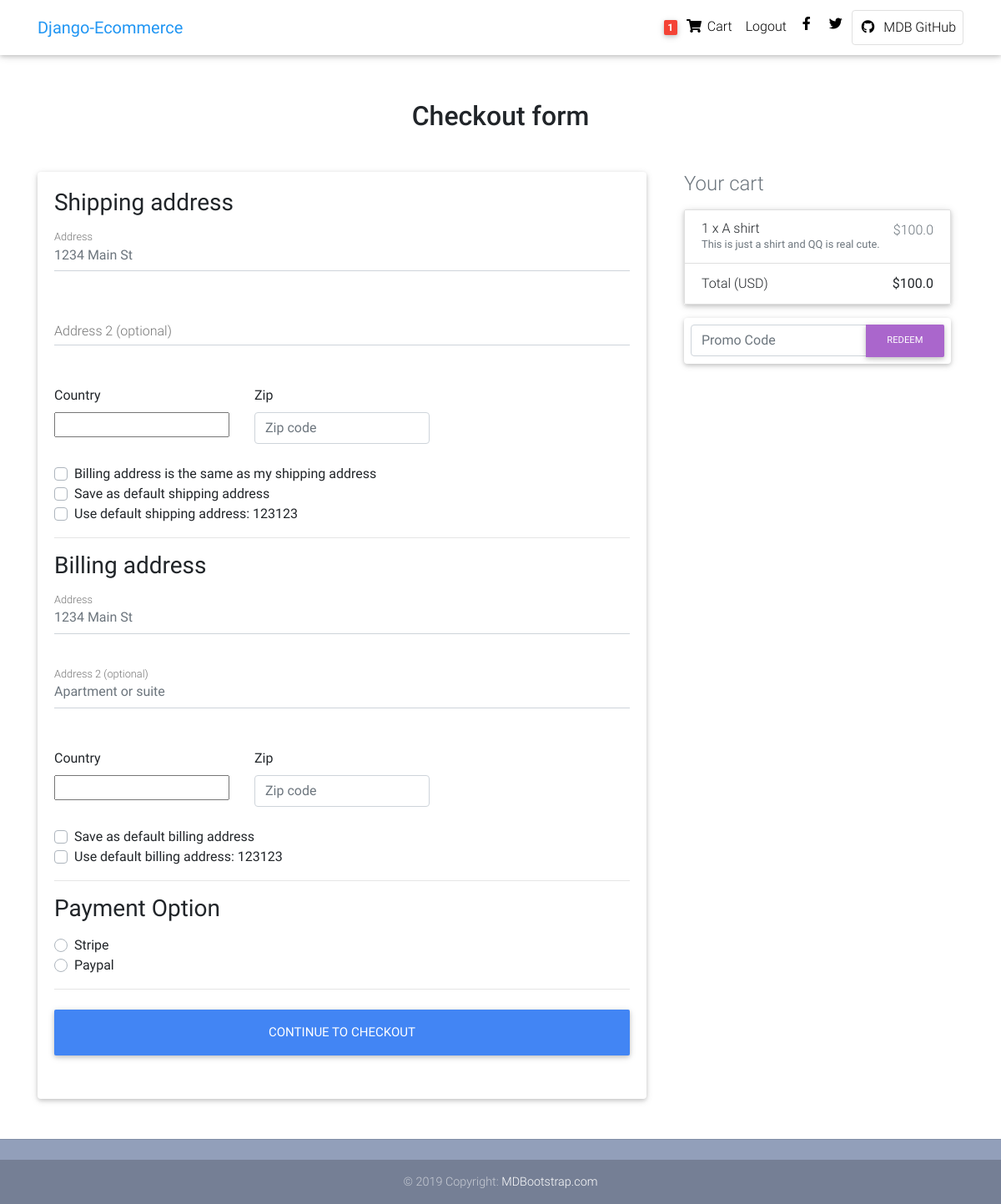
Screenshot of /checkout/ (signed in) with the database file from the repository.
### core/models.py (models this page shows, shortened)
class Order(models.Model):
    user = models.ForeignKey(settings.AUTH_USER_MODEL,
                             on_delete=models.CASCADE)
    ref_code = models.CharField(max_length=20)
    items = models.ManyToManyField(OrderItem)
    start_date = models.DateTimeField(auto_now_add=True)
    ordered = models.BooleanField(default=False)
    billing_address = models.ForeignKey(
        'Address', related_name='billing_address', on_delete=models.SET_NULL, blank=True, null=True)
    shipping_address = models.ForeignKey(
        'Address', related_name='shipping_address', on_delete=models.SET_NULL, blank=True, null=True)
    payment = models.ForeignKey(
        'Payment', on_delete=models.SET_NULL, blank=True, null=True)
    coupon = models.ForeignKey('Coupon', on_delete=models.SET_NULL, blank=True, null=True)
    being_delivered = models.BooleanField(default=False)
    received = models.BooleanField(default=False)
    refund_requested = models.BooleanField(default=False)
    refund_granted = models.BooleanField(default=False)
    '''
    1. Item added to cart
    2. Adding a billing address
    (Failed checkout)
    3. Payment
    (Preprocessing, processing, packaging etc.)
    4. Being delivered
    5. Received
    6. Refunds
    '''
    def get_total(self):
        total = 0
        for order_item in self.items.all():
            total += order_item.get_final_price()
        if self.coupon:
            total -= self.coupon.amount
        return total

class Address(models.Model):
    user = models.ForeignKey(settings.AUTH_USER_MODEL,
                             on_delete=models.CASCADE)
    street_address = models.CharField(max_length=100)
    apartment_address = models.CharField(max_length=100)
    country = CountryField(multiple=False)
    zip = models.CharField(max_length=100)
    address_type = models.CharField(max_length=1, choices=ADDRESS_CHOICES)
    default = models.BooleanField(default=False)
    class Meta:
        verbose_name_plural = 'Addresses'

class OrderItem(models.Model):
    user = models.ForeignKey(settings.AUTH_USER_MODEL,
                             on_delete=models.CASCADE)
    ordered = models.BooleanField(default=False)
    item = models.ForeignKey(Item, on_delete=models.CASCADE)
    quantity = models.IntegerField(default=1)
    def get_total_item_price(self):
        return self.quantity * self.item.price
    def get_final_price(self):
        if self.item.discount_price:
            return self.get_total_discount_item_price()
        return self.get_total_item_price()

class Item(models.Model):
    title = models.CharField(max_length=100)
    price = models.FloatField()
    discount_price = models.FloatField(blank=True, null=True)
    category = models.CharField(choices=CATEGORY_CHOICES, max_length=2)
    label = models.CharField(choices=LABEL_CHOICES, max_length=2)
    slug = models.SlugField()
    description = models.TextField()
    image = models.ImageField()

### core/views.py (the view, shortened to what this page needs)
# urls.py: path('checkout/', CheckoutView.as_view(), name='checkout'),
class CheckoutView(View):
    template_name = "core/checkout.html"
    def get(self, *arg, **kwargs):
        try:
            order = Order.objects.get(user=self.request.user, ordered=False)
            form = CheckoutForm()
            context = {
                'form': form,
                'order': order,
                'couponform': CouponForm,
                'DISPLAY_COUPON_FORM': True,
            }
            shipping_address_qs = Address.objects.filter(
                user=self.request.user,
                address_type='S',
                default=True
            )
            if shipping_address_qs.exists():
                context.update({'default_shipping_address': shipping_address_qs[0]})
            billing_address_qs = Address.objects.filter(
                user=self.request.user,
                address_type='B',
                default=True
            )
            if billing_address_qs.exists():
                context.update({'default_billing_address': billing_address_qs[0]})
            return render(self.request, "core/checkout.html", context)
        except ObjectDoesNotExist:
            messages.info(self.request, "You do not have an activer order.")
            return redirect("core:checkout")

### core/forms.py
class CheckoutForm(forms.Form):
    shipping_address = forms.CharField(required=False)
    shipping_address2 = forms.CharField(required=False)
    shipping_country = CountryField(blank_label='(select country)').formfield(
        required=False,
        widget=CountrySelectWidget(attrs={
            'class': 'custom-select d-block w-100'
        })
    )
    shipping_zip = forms.CharField(required=False)
    billing_address = forms.CharField(required=False)
    billing_address2 = forms.CharField(required=False)
    billing_country = CountryField(blank_label='(select country)').formfield(
        required=False,
        widget=CountrySelectWidget(attrs={
            'class': 'custom-select d-block w-100'
        })
    )
    billing_zip = forms.CharField(required=False)
    same_billing_address = forms.BooleanField(required=False)
    set_default_shipping = forms.BooleanField(required=False)
    use_default_shipping = forms.BooleanField(required=False)
    set_default_billing = forms.BooleanField(required=False)
    use_default_billing = forms.BooleanField(required=False)
    payment_option = forms.ChoiceField(widget=forms.RadioSelect(), choices=PAYMENT_CHOICES)

### core/templatetags/cart_template_tags.py (called while the page is built)
@register.filter
def cart_item_count(user):
    if user.is_authenticated:
        qs = Order.objects.filter(user=user, ordered=False)
        if qs.exists():
            return qs[0].items.count()
    return 0

### core/templates/core/checkout.html (shortened to what this page needs)
{% extends 'core/base.html' %}
{% load crispy_forms_tags %}
{% block content %}
  <main>
    <div class="container wow fadeIn">
      <h2 class="my-5 h2 text-center">Checkout form</h2>
      <div class="row">
        <div class="col-md-8 mb-4">
          <div class="card">
            <form method='POST' class="card-body">
              <h3>Shipping address</h3>
              <div class="hideable_shipping_form">
                <div class="md-form mb-5">
                  <input type="text" placeholder="1234 Main St" id="shipping_address" name="shipping_address"class="form-control"/>
                  <label for="shipping_address" class="">Address</label>
                </div>
                <div class="md-form mb-5">
                  <input type="text" Bplaceholder="Apartment or suite" id="shipping_address2" name="shipping_address2" class="form-control"/>
                  <label for="shipping_address2" class="">Address 2 (optional)</label>
                </div>
                <div class="row">
                  <div class="col-lg-4 col-md-12 mb-4">
                    <label for="country">Country</label>
                    {{ form.shipping_country }}
                  </div>
                  <div class="col-lg-4 col-md-6 mb-4">
                    <label for="shipping_zip">Zip</label>
                    <input type="text" placeholder="Zip code" id="shipping_zip" name="shipping_zip" class="form-control"/>
                  </div>
                </div>
                <div class="custom-control custom-checkbox">
                  <label class="custom-control-label" for="same_billing_address">Billing address is the same as my shipping address</label>
                </div>
                <div class="custom-control custom-checkbox">
                  <label class="custom-control-label" for="set_default_shipping">Save as default shipping address</label>
                </div>
              </div>
              {% if default_shipping_address %}
              <div class="custom-control custom-checkbox">
                <label class="custom-control-label" for="use_default_shipping">Use default shipping address: {{ default_shipping_address.street_address|truncatechars:10 }}</label>
              </div>
              {% endif %}
              <hr>
              <h3>Billing address</h3>
              <div class="hideable_billing_form">
                <div class="md-form mb-5">
                <input type="text" placeholder="1234 Main St" id="billing_address" name="billing_address"class="form-control"/>
                  <label for="billing_address" class="">Address</label>
                </div>
                <div class="md-form mb-5">
                  <input type="text" placeholder="Apartment or suite" id="billing_address2" name="billing_address2" class="form-control"/>
                  <label for="billing_address2" class="">Address 2 (optional)</label>
                </div>
                <div class="row">
                  <div class="col-lg-4 col-md-12 mb-4">
                    <label for="billing_country">Country</label>
                    {{ form.billing_country }}
                  </div>
                  <div class="col-lg-4 col-md-6 mb-4">
                    <label for="billing_zip">Zip</label>
                    <input type="text" placeholder="Zip code" id="billing_zip" name="billing_zip" class="form-control"/>
                  </div>
                </div>
                <div class="custom-control custom-checkbox">
                  <label class="custom-control-label" for="set_default_billing">Save as default billing address</label>
                </div>
              </div>
              {% if default_billing_address %}
              <div class="custom-control custom-checkbox">
                <label class="custom-control-label" for="use_default_billing">Use default billing address: {{ default_billing_address.street_address|truncatechars:10 }}</label>
              </div>
              {% endif %}
              <hr>
              <h3>Payment Option</h3>
              <div class="d-block my-3">
                {% for value, name in form.fields.payment_option.choices %}
                  <div class="custom-control custom-radio">
                    <label class="custom-control-label" for="{{ name }}">{{ name }}</label>
                  </div>
                {% endfor %}
              </div>
              <hr class="mb-4">
              <button class="btn btn-primary btn-lg btn-block" type="submit">Continue to checkout</button>
            </form>
          </div>
        </div>
        <div class="col-md-4 mb-4">
          {% include "core/order_snippet.html" %}
        </div>
      </div>
    </div>
  </main>
{% endblock %}

### core/templates/core/navbar.html (shortened to what this page needs)
{% load cart_template_tags %}
<nav class="navbar fixed-top navbar-expand-lg navbar-light white scrolling-navbar">
  <div class="container">
    <a class="navbar-brand waves-effect" href="/">
      <strong class="blue-text">Django-Ecommerce</strong>
    </a>
    <div class="collapse navbar-collapse" id="navbarSupportedContent">
      <ul class="navbar-nav nav-flex-icons">
        {% if request.user.is_authenticated %}
        <li class="nav-item">
          <a href="{% url 'core:order-summary' %}"class="nav-link waves-effect">
            <span class="badge red z-depth-1 mr-1"> {{ request.user|cart_item_count }} </span>
            <i class="fas fa-shopping-cart"></i>
            <span class="clearfix d-none d-sm-inline-block"> Cart </span>
          </a>
        </li>
        <li class="nav-item">
          <a class="nav-link waves-effect" href="{% url 'account_logout' %}">
            <span class="clearfix d-none d-sm-inline-block"> Logout </span>
          </a>
        </li>
        {% endif %}
        <li class="nav-item">
          <a href="https://www.facebook.com/mdbootstrap" class="nav-link waves-effect" target="_blank">
            <i class="fab fa-facebook-f"></i>
          </a>
        </li>
        <li class="nav-item">
          <a href="https://twitter.com/MDBootstrap" class="nav-link waves-effect" target="_blank">
            <i class="fab fa-twitter"></i>
          </a>
        </li>
        <li class="nav-item">
          <a href="https://github.com/mdbootstrap/bootstrap-material-design" class="nav-link border border-light rounded waves-effect"
            target="_blank">
            <i class="fab fa-github mr-2"></i>MDB GitHub
          </a>
        </li>
      </ul>
    </div>
  </div>
</nav>

### core/templates/core/order_snippet.html (shortened to what this page needs)
<div class="col-md-12 mb-4">
  <h4 class="d-flex justify-content-between align-items-center mb-3">
    <span class="text-muted">Your cart</span>
  </h4>
  <ul class="list-group mb-3 z-depth-1">
    {% for order_item in order.items.all %}
    <li class="list-group-item d-flex justify-content-between lh-condensed">
      <div>
        <h6 class="my-0">{{ order_item.quantity }} x {{ order_item.item.title }}</h6>
        <small class="text-muted">{{ order_item.item.description }}</small>
      </div>
      <span class="text-muted">${{ order_item.get_final_price }}</span>
    </li>
    {% endfor %}
    <li class="list-group-item d-flex justify-content-between">
      <span>Total (USD)</span>
      <strong>${{ order.get_total }}</strong>
    </li>
  </ul>
  {% if DISPLAY_COUPON_FORM %}
  <form class="card p-2" action="{% url 'core:add-coupon' %}" method="POST">
    <div class="input-group">
      {{ couponform.code }}
      <div class="input-group-append">
        <button class="btn btn-secondary btn-md waves-effect m-0" type="submit">Redeem</button>
      </div>
    </div>
  </form>
  {% endif %}
</div>

### core/templates/core/base.html (style rules this page uses)
html, body, header, .carousel { height: 60vh; }

### rows the page displays
Address: street_address "123123"
Address: street_address "123123"
OrderItem: quantity "1", item "A shirt", item.description "This is just a shirt and QQ is real cute.", get_final_price "100.0"
Order: get_total "100.0"

### other values shown
{{ request.user|cart_item_count }} "1"
{{ name }} "Stripe" "Paypal"
